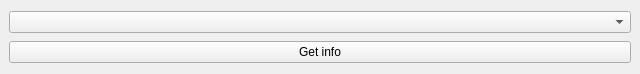
<?xml version="1.0" encoding="UTF-8"?>
<ui version="4.0">
 <class>itemInfoWindow</class>
 <widget class="QMainWindow" name="itemInfoWindow">
  <property name="geometry">
   <rect>
    <x>0</x>
    <y>0</y>
    <width>640</width>
    <height>74</height>
   </rect>
  </property>
  <property name="windowTitle">
   <string>Item Info</string>
  </property>
  <widget class="QWidget" name="centralwidget">
   <layout class="QVBoxLayout" name="verticalLayout">
    <item>
     <widget class="QComboBox" name="chooseItemComboBox"/>
    </item>
    <item>
     <widget class="QPushButton" name="chooseItemButton">
      <property name="text">
       <string>Get info</string>
      </property>
     </widget>
    </item>
   </layout>
  </widget>
 </widget>
 <resources/>
 <connections/>
</ui>
